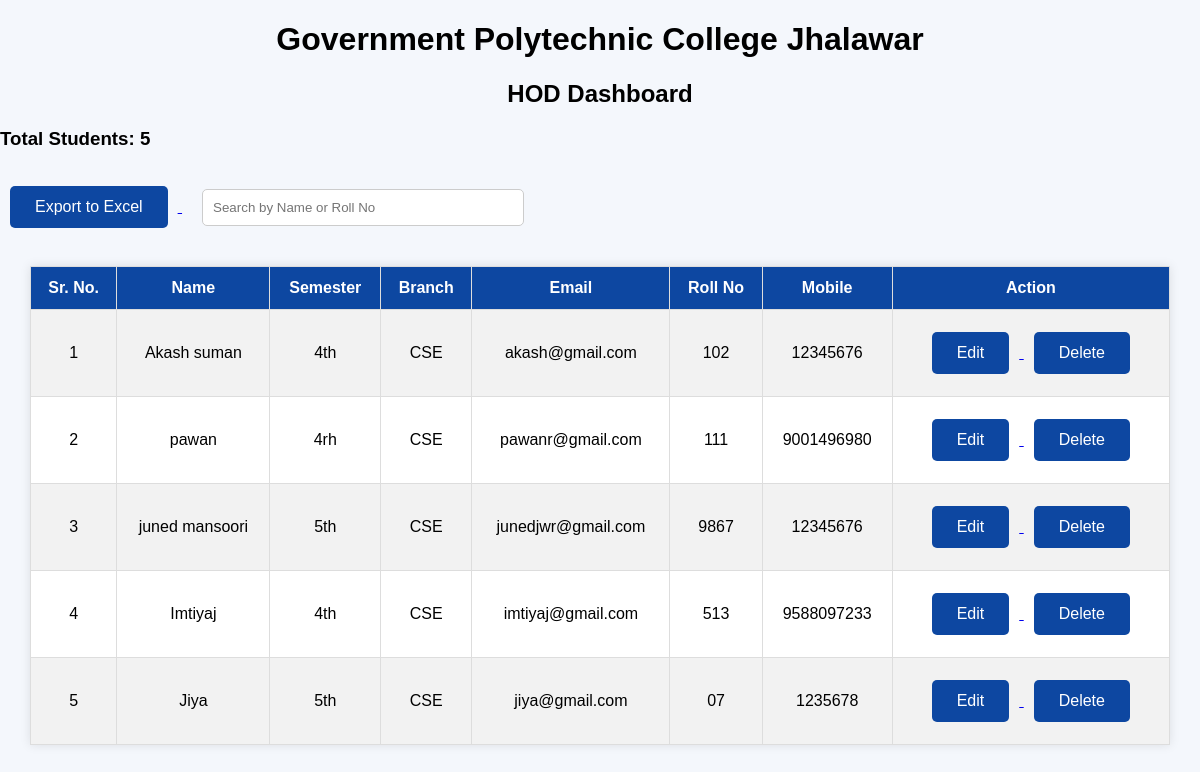
Before: /admin/CSE with the older database file.
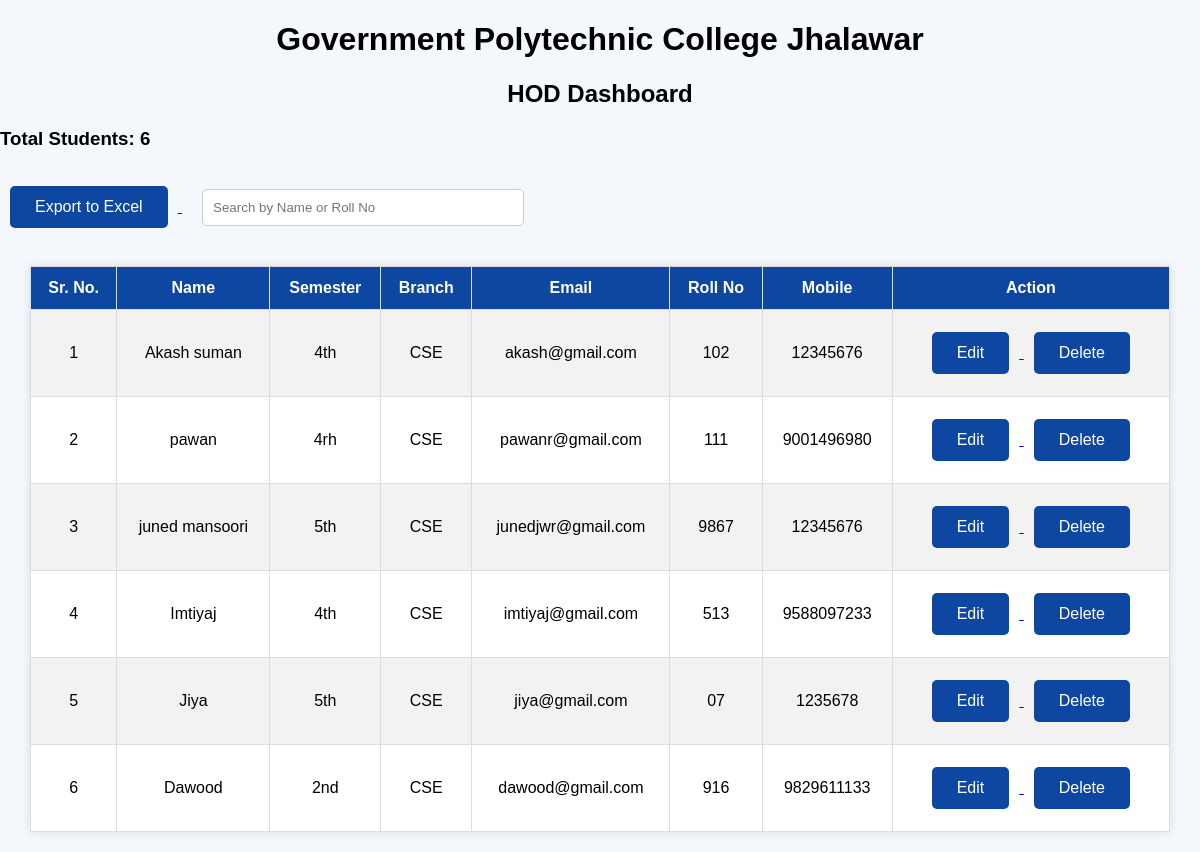
After: the same page with the newer database file.
### tables this page shows
CREATE TABLE students (
        id INTEGER PRIMARY KEY AUTOINCREMENT,
        name TEXT,
        semester TEXT,
        branch TEXT,
        email TEXT,
        roll TEXT,
        mobile TEXT
    );

### aap.py (the view)
@app.route('/admin/<branch>')
def admin(branch):
    conn = sqlite3.connect('students.db')
    c = conn.cursor()
    c.execute(
    "SELECT * FROM students WHERE branch=?",
    (branch,)
)
    students = c.fetchall()
    total_students = len(students)
    conn.close()
    return render_template(
        'admin_dashboard.html',
        students=students,
        total_students=total_students,
        branch=branch
)

### templates/admin_dashboard.html (shortened to what this page needs)
<!DOCTYPE html>
<html>
<head>
    <link rel="stylesheet" href="{{ url_for('static', filename='style.css') }}">
</head>
<body>
<h1>Government Polytechnic College Jhalawar</h1>
<h2>HOD Dashboard</h2>
<h3>Total Students: {{ total_students }}</h3>
<a href="/export">
    <button>Export to Excel</button>
</a>
<input type="text" id="searchInput"
placeholder="Search by Name or Roll No"
onkeyup="searchStudent()"
style="padding:10px; width:300px; margin:20px;">
<table>
<tr>
    <th>Sr. No.</th>
    <th>Name</th>
    <th>Semester</th>
    <th>Branch</th>
    <th>Email</th>
    <th>Roll No</th>
    <th>Mobile</th>
    <th>Action</th>
</tr>
{% for student in students %}
<tr>
    <td>{{ loop.index  }}</td>
    <td>{{ student[1] }}</td>
    <td>{{ student[2] }}</td>
    <td>{{ student[3] }}</td>
    <td>{{ student[4] }}</td>
    <td>{{ student[5] }}</td>
    <td>{{ student[6] }}</td>
    <td>
    <a href="/edit/{{ student[0] }}">
        <button>Edit</button>
    </a>
    <a href="/delete/{{ student[0] }}"
       onclick="return confirm('Delete this student?')">
        <button>Delete</button>
    </a>
</td>
</tr>
{% endfor %}
</table>
</body>
</html>

Changed rows visible on the page:
added students: name "Dawood", semester "2nd", branch "CSE", email "dawood@gmail.com", roll "916", mobile "9829611133"
Other visible differences:
{{ total_students }}: "5" → "6"
